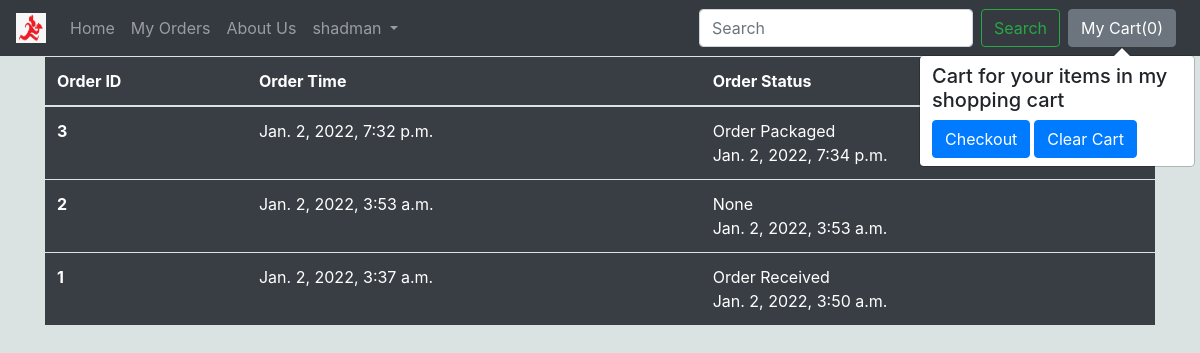
The page /products/myOrders (signed in) on the database its author committed.
### products/models.py (models this page shows)
class order(models.Model):
    customer=models.ForeignKey(User,on_delete=models.SET_NULL,null=True)
    order_id= models.AutoField(primary_key=True)
    items_json= models.CharField(max_length=5000)
    address=models.CharField(max_length=500)
    phone = models.CharField(max_length=15, default="")
    status=models.ForeignKey(status,on_delete=models.SET_NULL,null=True)
    order_time=models.DateTimeField(auto_now_add=True,null=True)
    update_time=models.DateTimeField(auto_now=True,null=True)

class status(models.Model):
    status = models.CharField(max_length=50,default='Order Receieved')
    def __str__(self):
        return self.status

### products/views.py (the view)
# urls.py: path('myOrders',views.myOrders,name='myOrders'),
@login_required(login_url='loginPage')
def myOrders(request):
    orders = order.objects.all().order_by('-order_id')
    context = {'orders':orders}
    print(orders[0].items_json)
    return render(request,'myorders.html',context)

### products/templates/myorders.html
{% extends 'base_homepage.html' %}
{% load static %}
{% block content %}
<div class="container">
    <table class="table" id="table">
        <thead>
          <tr>
            <th scope="col">Order ID</th>
            <th scope="col">Order Time</th>
            <th scope="col">Order Status</th>
          </tr>
        </thead>
        <tbody>
          {% for order in orders %}
          {% if order.customer == user %}
          <tr>
            <th scope="row">{{order.order_id}}</th>
            <td>{{order.order_time}}</td>
            <td>{{order.status}}<br>{{order.update_time}}</td>
          </tr>
          {% endif %}
      {% endfor%}
        </tbody>
      </table>
</div>
{% endblock %}

### products/templates/base_homepage.html (shortened to what this page needs)
{% load static %}
<!DOCTYPE html>
<html lang="en">
<head>
    <link rel="stylesheet" href="https://maxcdn.bootstrapcdn.com/bootstrap/4.0.0/css/bootstrap.min.css"
>
    <link rel="stylesheet" href="{% static 'css/productDetails.css' %}">
    <link rel="stylesheet" href="{% static 'css/myorders.css' %}">
    <link rel="stylesheet" href="{% static 'css/myprofile.css' %}">
    <link rel="stylesheet" href="{% static 'css/about.css' %}">
</head>
<body>
    <nav class="navbar navbar-expand-lg navbar-dark bg-dark">
        <a class="navbar-brand" href="{% url 'homePage' %}">
            <img src="/static/images/food_logo.jpg" width="30" height="30" class="d-inline-block align-top" alt="">
        </a>
        <div class="collapse navbar-collapse" id="navbarSupportedContent">
            <ul class="navbar-nav mr-auto">
                <li class="nav-item">
                    <a class="nav-link" href="{% url 'homePage' %}">Home <span class="sr-only">(current)</span></a>
                </li>
                <li class="nav-item">
                    <a class="nav-link" href="{% url 'myOrders' %}">My Orders </a>
                </li>
                <li class="nav-item">
                    <a class="nav-link" href="{% url 'about' %}">About Us</a>
                </li>
                <li class="nav-item dropdown">
                    <a class="nav-link dropdown-toggle" href="#" id="navbarDropdown" role="button"
                        data-toggle="dropdown" aria-haspopup="true" aria-expanded="false">
                        {{request.user}}
                    </a>
                </li>
            </ul>
            <form class="form-inline my-2 my-lg-0" method="GET" action="{% url 'search' %}">
                <input class="form-control mr-sm-2" type="search" placeholder="Search" aria-label="Search" name="query">
                <button class="btn btn-outline-success my-2 my-sm-0" type="submit">Search</button>
            </form>
            <button type="button" class="btn btn-secondary mx-2" id="popcart" data-container="body" data-toggle="popover"
                data-placement="bottom" data-html="true" data-content="Vivamus
sagittis lacus vel augue laoreet rutrum faucibus.">
                My Cart(<span id="cart">0</span>)
            </button>
        </div>
    </nav>
    {% block content%}
    {% endblock %}
</body>
</html>

### static/css/myorders.css (style rules this page uses)
#table { background-color: #383E44 ; color: white; }

### products/templates/base_homepage.html (style rules this page uses)
body { background-color: rgb(219, 226, 226); }

### rows shown on the page
order: order_id "3", order_time "Jan. 2, 2022, 7:32 p.m.", status "Order Packaged", update_time "Jan. 2, 2022, 7:34 p.m."
order: order_id "2", order_time "Jan. 2, 2022, 3:53 a.m.", status "None", update_time "Jan. 2, 2022, 3:53 a.m."
order: order_id "1", order_time "Jan. 2, 2022, 3:37 a.m.", status "Order Received", update_time "Jan. 2, 2022, 3:50 a.m."

### other values the page prints
{{ request.user }} "shadman"
